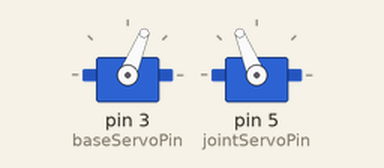
This program was run on a simulated Arduino Uno, built with avr-gcc and run on an emulated ATmega328P. On the bench: 2 × servo.

Above: at 0.05 s.
At 0.75 s:
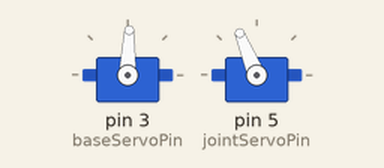
At 1.5 s:
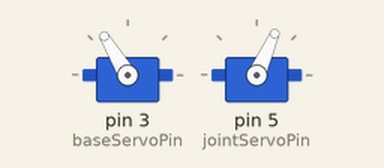
At 3.0 s:
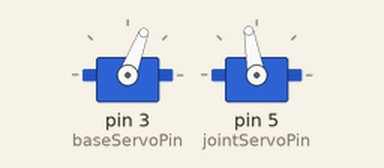
Timing chart, 0 to 7.3 s (numbered marks = the images above):
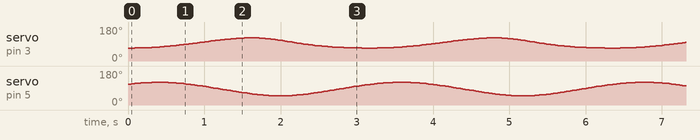

The program:

main.cpp
```cpp
#include <Arduino.h>
#include <Servo.h>
#include "../include/getArmAngles.h"

// Drawing a circle in the air with the robot arm

// Topics
// - including a custom library

const float ARM_LENGTH = 11.0f;
const int JOINT_OFFSET_DEGREES = 0;

const int baseServoPin = 3;
Servo baseServo;

const int jointServoPin = 5;
Servo jointServo;

const float radius = 5.0f;
const int offsetX = 10;
const int offsetY = 10;
const int waitMs = 3 * 1000 / 360;

int theta = 0;

void setup() {
  baseServo.attach(baseServoPin);
  jointServo.attach(jointServoPin);

  Serial.begin(9600);
}

void loop() {
  const float xPos = offsetX + cosf(theta * DEG_TO_RAD) * radius;
  const float yPos = offsetY + sinf(theta * DEG_TO_RAD) * radius;

  const auto armAngles = getArmAngles(xPos, yPos, ARM_LENGTH);

  baseServo.write(armAngles.base);
  jointServo.write(armAngles.joint - JOINT_OFFSET_DEGREES);

  theta += 1;

  if (theta > 360) {
    theta = 0;
  }

  delay(waitMs);
}
```

getArmAngles.h
```cpp
#include <Arduino.h>

struct armAngles {
  float base;
  float joint;
};

armAngles getArmAngles(float xPos, float yPos, float armLength) {
  const float distanceToTarget = min(sqrtf(xPos * xPos + yPos * yPos), armLength * 2 * 0.95f);
  const float alpha = xPos == 0 ? 0 : atanf(yPos / max(xPos, 0.001)) * RAD_TO_DEG;
  const float beta = acosf(distanceToTarget / (2.0f * armLength)) * RAD_TO_DEG;

  struct armAngles angles = {
    .base = alpha + beta,
    .joint = 180.0f - (2.0f * beta),
  };

  return angles;
}
```
